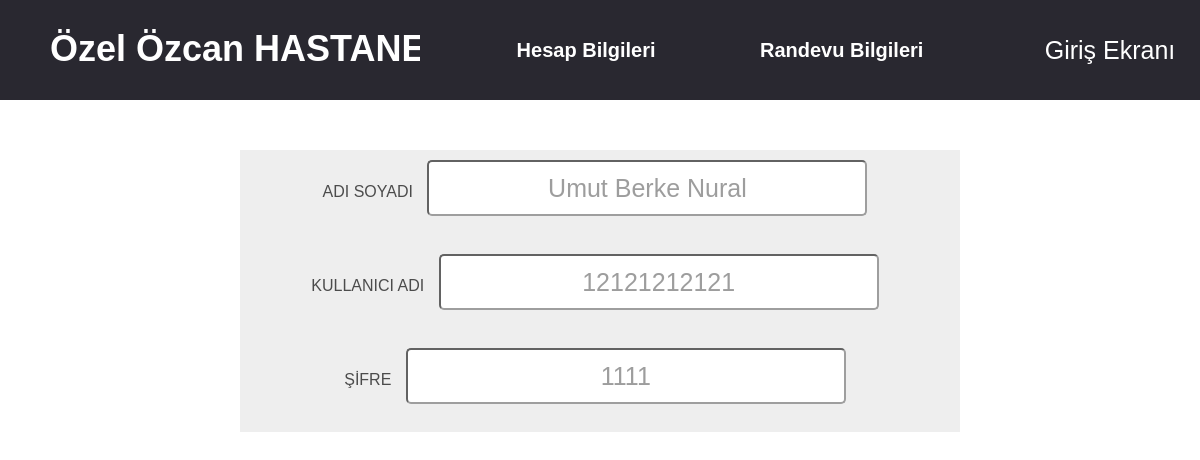
Page /doktorgiris/hesap.php (signed in) on the committed database.
### tables this page shows
CREATE TABLE `doktor` (
  `doktor_id` int(11) NOT NULL,
  `doktor_adsoyad` varchar(50) NOT NULL,
  `doktor_tc` varchar(11) NOT NULL,
  `doktor_password` varchar(25) NOT NULL
);

### doktorgiris/hesap.php (the view, shortened to what this page needs)
<?php include 'header.php'; ?>
<!DOCTYPE html>
<html lang="tr">
<head>
</head>
<body>
    <div class="hesabim_content">
        <div clas="label">
            <label>ADI SOYADI</label>
            <input type="text" placeholder="<?php echo $doktorcek['doktor_adsoyad']; ?>">
        </div> <br>
        <div clas="label">
            <label>KULLANICI ADI</label>
            <input type="text" placeholder="<?php echo $doktorcek['doktor_tc']; ?>">
        </div> <br>
        <div clas="label">
            <label>ŞİFRE</label>
            <input type="text" placeholder="<?php echo $doktorcek['doktor_password']; ?>">
        </div> <br>
    </div>
</body>
</html>

### doktorgiris/style.css (style rules this page uses)
body { padding: 0; margin: 0; font-family: 'helvetica', sans-serif; text-align: center; background-color: white; }
input[type="text"], input[type="password"] { width: 60%; margin: 10px; height: 50px; background: #ffffff; border-radius: 5px; text-align: center; font-size: 25px; color: gray; }
::placeholder { font: 25px; text-align: center; }
.hesabim_content { position: relative; width: 60%; height: auto; left: 20%; top: 50px; background: #e7e7e7; opacity: 0.7; }

### rows in the picture
doktor: doktor_adsoyad "Umut Berke Nural", doktor_tc "12121212121", doktor_password "1111"
